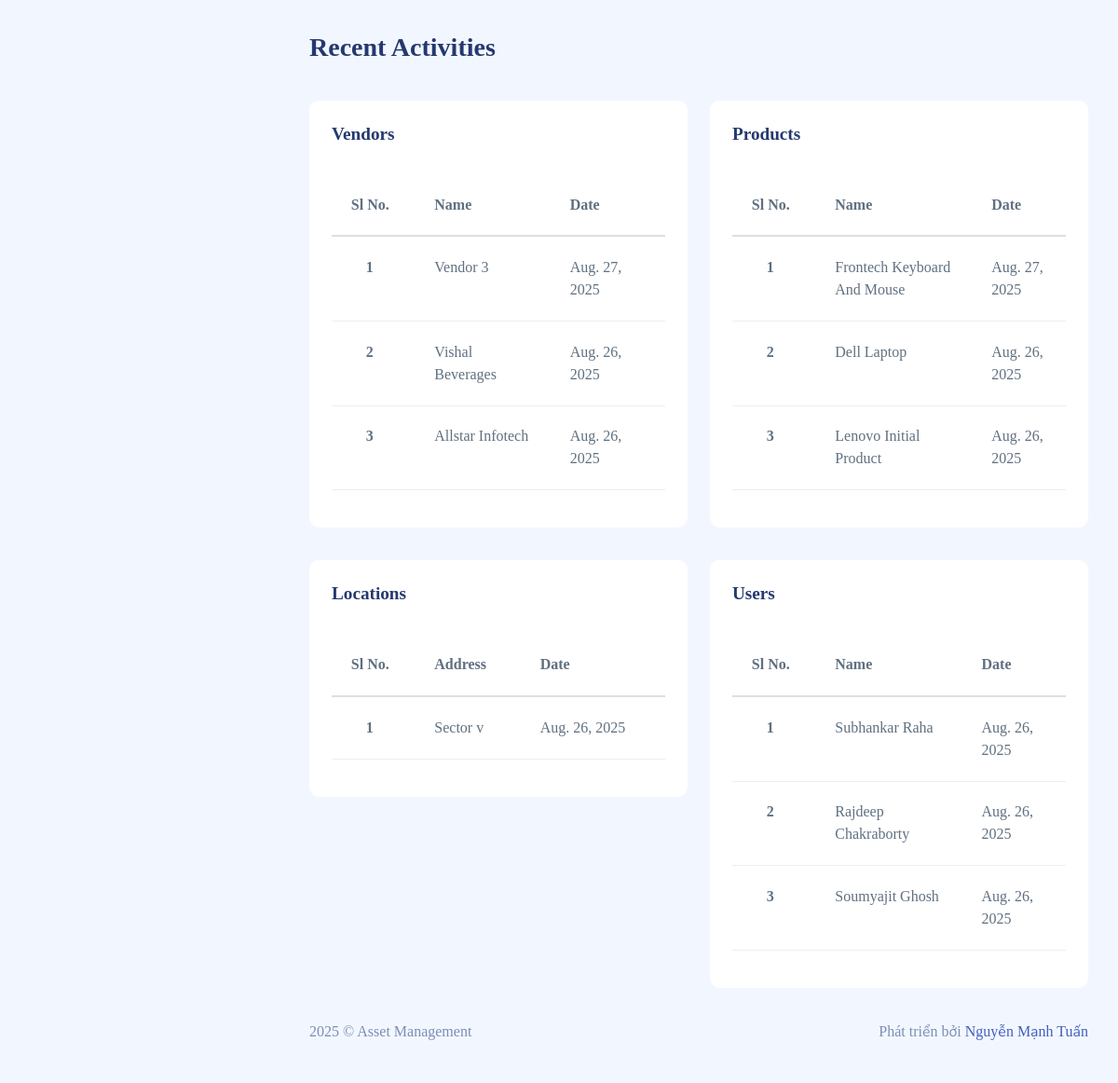
The app's page / (signed in, lower part), older data.
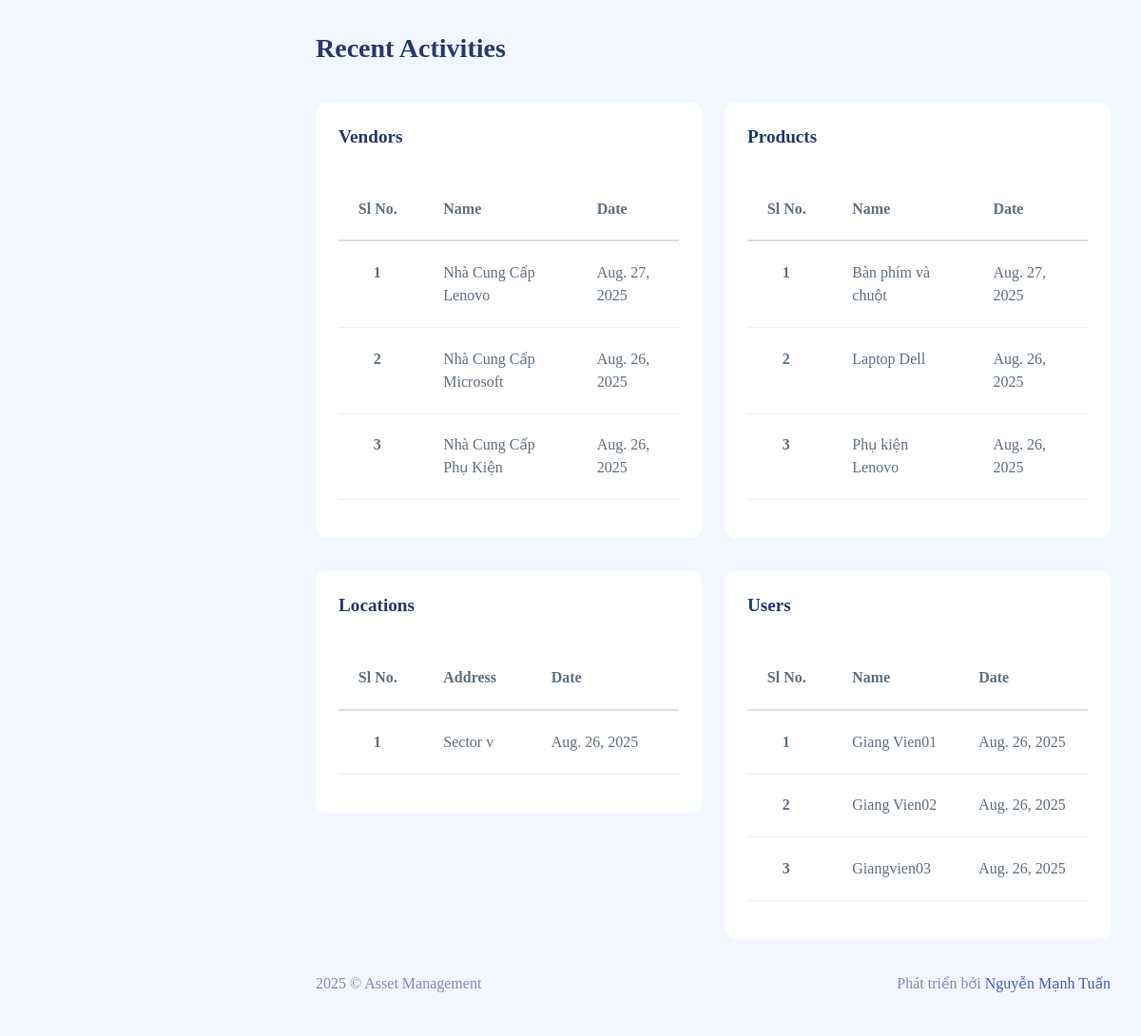
The same page, newer data.
### vendors/models.py (models this page shows, shortened)
class Vendor(TimeStampModel, SoftDeleteModel):
    id = models.UUIDField(primary_key=True, default=uuid.uuid4, editable=False)
    name = models.CharField(max_length=255, blank=True, null=True)
    email = models.CharField(max_length=255, blank=True, null=True)
    phone = models.CharField(max_length=45, blank=True, null=True)
    contact_person = models.CharField(max_length=255, blank=True, null=True)
    designation = models.CharField(max_length=255, blank=True, null=True)
    gstin_number = models.CharField(max_length=45, blank=True, null=True)
    description = models.TextField(blank=True, null=True)
    address = models.ForeignKey(
        Address, on_delete=models.CASCADE, blank=True, null=True)
    organization = models.ForeignKey(
        Organization, models.DO_NOTHING, blank=True, null=True)
    history = HistoricalRecords()

### products/models.py (models this page shows, shortened)
class Product(TimeStampModel, SoftDeleteModel):
    id = models.UUIDField(primary_key=True, default=uuid.uuid4, editable=False)
    name = models.CharField(max_length=255, blank=True, null=True)
    product_picture = ResizedImageField(upload_to=path_and_rename, blank=True, null=True)
    manufacturer = models.CharField(max_length=255, blank=True, null=True)
    model=models.CharField(max_length=100,  blank=True, null=True)
    eol=models.IntegerField(blank=True,null=True)
    description = models.TextField(blank=True, null=True)
    product_category = models.ForeignKey(ProductCategory, models.DO_NOTHING, blank=True, null=True)
    product_type = models.ForeignKey(ProductType, models.DO_NOTHING, blank=True, null=True)
    organization = models.ForeignKey(Organization, models.DO_NOTHING, blank=True, null=True)
    history = HistoricalRecords()

### authentication/models.py (models this page shows, shortened)
class User(AbstractBaseUser, PermissionsMixin, TimeStampModel, SoftDeleteModel):
    id = models.UUIDField(primary_key=True, default=uuid.uuid4, editable=False)
    email = models.EmailField(max_length=255, unique=True)
    username = models.CharField(max_length=255 , blank=True, null=True)
    full_name = models.CharField(max_length=255, blank=True, null=True)
    phone = models.CharField(max_length=255, blank=True, null=True)
    profile_pic = ResizedImageField(upload_to=path_and_rename, blank=True, null=True)
    employee_id = models.CharField(max_length=45, blank=True, null=True)
    is_active = models.BooleanField(default=False)
    is_staff = models.BooleanField(default=False)
    organization = models.ForeignKey(Organization, models.DO_NOTHING, blank=True, null=True)
    address = models.ForeignKey(Address, models.DO_NOTHING, blank=True, null=True)
    location = models.ForeignKey(Location, models.DO_NOTHING, blank=True, null=True)
    department = models.ForeignKey(Department, models.DO_NOTHING, blank=True, null=True)
    access_level = models.BooleanField(choices=BOOL_CHOICES,default=False)
    role = models.ForeignKey(Role, models.DO_NOTHING, related_name='role', blank=True, null=True)
    objects = UserManager()
    history = HistoricalRecords()
    USERNAME_FIELD = 'email'
    REQUIRED_FIELDS = ['full_name', 'phone', 'username']

### authentication/views.py (the view)
# urls.py: path('', views.index, name = 'index'),
@login_required
def index(request):
    all_asset_cost = 0
    today = datetime.now()
    time_threshold = datetime.now() + timedelta(days=30)
    expiring_assets = Asset.undeleted_objects.filter(Q(organization=None) | Q(organization=request.user.organization, warranty_expiry_date__lt=time_threshold)).exclude(
        warranty_expiry_date__lt=today).order_by('warranty_expiry_date')
    all_asset_list = Asset.undeleted_objects.filter(Q(organization=None) | Q(
        organization=request.user.organization))
    asset_count = all_asset_list.count()
    for asset in all_asset_list:
        all_asset_cost = all_asset_cost + asset.price
    all_product_list = Product.undeleted_objects.filter(Q(organization=None) | Q(
        organization=request.user.organization))
    latest_product_list = Product.undeleted_objects.filter(Q(organization=None) | Q(
        organization=request.user.organization)).order_by('created_at').reverse()[0:5]
    product_count = all_product_list.count()
    all_vendor_list = Vendor.undeleted_objects.filter(Q(organization=None) | Q(
        organization=request.user.organization))
    latest_vendor_list = Vendor.undeleted_objects.filter(Q(organization=None) | Q(
        organization=request.user.organization)).order_by('created_at').reverse()[0:5]
    vendor_count = all_vendor_list.count()
    location_list = Location.undeleted_objects.filter(Q(organization=None) | Q(
        organization=request.user.organization))
    all_location_list = Location.undeleted_objects.filter(Q(organization=None) | Q(
        organization=request.user.organization)).order_by('created_at').reverse()[0:5]
    location_count = location_list.count()
    assign_assets = AssignAsset.objects.filter(Q(asset__organization=None) | Q(
        asset__organization=request.user.organization))
    assign_assets_counts = assign_assets.count()
    unassign_assets_count = asset_count - assign_assets_counts
    users_list = User.undeleted_objects.filter(Q(organization=None) | Q(
        organization=request.user.organization)).exclude(is_superuser=True)
    latest_users_list = User.undeleted_objects.filter(Q(organization=None) | Q(organization=request.user.organization)).exclude(
        is_superuser=True).order_by('created_at').reverse()[0:5]
    users_count = users_list.count()
    context = {
        'sidebar': 'index',
        'product_count': product_count,
        'vendor_count': vendor_count,
        'asset_count': asset_count,
        'location_count': location_count,
        'all_asset_cost': all_asset_cost,
        'latest_vendor_list': latest_vendor_list,
        'latest_product_list': latest_product_list,
        'all_location_list': all_location_list,
        'assign_assets_counts': assign_assets_counts,
        'unassign_assets_count': unassign_assets_count,
        'latest_users_list': latest_users_list,
        'users_count': users_count,
        'expiring_assets': expiring_assets,
        'title': 'Dashboard'
    }
    return render(request, 'index.html', context=context)

### dashboard/models.py (called while the page is built)
    def get_queryset(self):
        return super().get_queryset().filter(is_deleted=False)

### templates/index.html (shortened to what the changed rows need)
{% extends 'layouts/main-layout.html' %}
{% block content %}
<div class="page-content">
    <section class="row">
        <div class="col-12 col-lg-12">
            <br>
            <br>
            <div class="row">
                {% if perms.authentication.view_vendor or perms.authentication.add_vendor or perms.authentication.edit_vendor or perms.authentication.delete_vendor %}
                <div class="col-12 col-xl-6">
                    <div class="card">
                        <div class="card-body">
                            <div class="table-responsive">
                                <table class="table table-hover table-lg">
                                    <thead>
                                        <tr>
                                            <th>Sl No.</th>
                                            <th>Name</th>
                                            <th>Date</th>
                                        </tr>
                                    </thead>
                                    <tbody>
                                        {% for vendor in latest_vendor_list %}
                                            <tr>
                                                <td class="col-3">
                                                    <div class="d-flex align-items-center">
                                                        <p class="font-bold ms-3 mb-0">{{forloop.counter}}</p>
                                                    </div>
                                                </td>
                                                <td class="col-auto">
                                                    <p class="mb-0">
                                                        {{vendor.name}}
                                                    </p>
                                                </td>
                                                <td class="col-auto">
                                                    <p class="mb-0">
                                                        {{vendor.created_at.date}}
                                                    </p>
                                                </td>
                                            </tr>
                                         {% endfor %}
                                    </tbody>
                                </table>
                            </div>
                        </div>
                    </div>
                </div>
                {% endif %}
                {% if perms.authentication.view_product or perms.authentication.add_product or perms.authentication.edit_product or perms.authentication.delete_product %}
                <div class="col-12 col-xl-6">
                    <div class="card">
                        <div class="card-body">
                            <div class="table-responsive">
                                <table class="table table-hover table-lg">
                                    <thead>
                                        <tr>
                                            <th>Sl No.</th>
                                            <th>Name</th>
                                            <th>Date</th>
                                        </tr>
                                    </thead>
                                    <tbody>
                                        {% for product in latest_product_list %}
                                            <tr>
                                                <td class="col-3">
                                                    <div class="d-flex align-items-center">
                                                        <p class="font-bold ms-3 mb-0">{{forloop.counter}}</p>
                                                    </div>
                                                </td>
                                                <td class="col-auto">
                                                    <p class="mb-0">
                                                    {{product.name}}
                                                    </p>
                                                </td>
                                                <td class="col-auto">
                                                    <p class="mb-0">
                                                        {{product.created_at.date}}
                                                    </p>
                                                </td>
                                            </tr>
                                        {% endfor %}
                                    </tbody>
                                </table>
                            </div>
                        </div>
                    </div>
                </div>
                {% endif %}
                {% if perms.authentication.view_location or perms.authentication.add_location or perms.authentication.edit_location or perms.authentication.delete_location %}
                <div class="col-12 col-xl-6">
                    <div class="card">
                        <div class="card-body">
                            <div class="table-responsive">
                                <table class="table table-hover table-lg">
                                    <thead>
                                        <tr>
                                            <th>Sl No.</th>
                                            <th>Address</th>
                                            <th>Date</th>
                                        </tr>
                                    </thead>
                                </table>
                            </div>
                        </div>
                    </div>
                </div>
                {% endif %}
                {% if request.user.is_superuser %}
                <div class="col-12 col-xl-6">
                    <div class="card">
                        <div class="card-body">
                            <div class="table-responsive">
                                <table class="table table-hover table-lg">
                                    <thead>
                                        <tr>
                                            <th>Sl No.</th>
                                            <th>Name</th>
                                            <th>Date</th>
                                        </tr>
                                    </thead>
                                    <tbody>
                                        {% for users in latest_users_list %}
                                        <tr>
                                            <td class="col-3">
                                                <div class="d-flex align-items-center">
                                                    <p class="font-bold ms-3 mb-0">{{forloop.counter}}</p>
                                                </div>
                                            </td>
                                            <td class="col-auto">
                                                <p class="mb-0">
                                                    {{users.full_name}}
                                                </p>
                                            </td>
                                            <td class="col-auto">
                                                <p class="mb-0">
                                                    {{users.created_at.date}}
                                                </p>
                                            </td>
                                        </tr>
                                        {% endfor %}
                                    </tbody>
                                </table>
                            </div>
                        </div>
                    </div>
                </div>
            {% endif %}
            </div>
        </div>
    </section>
</div>
{% endblock content %}

Row changes from the older to the newer data that the page shows:
changed Vendor: name "Vendor 3" → "Nhà Cung Cấp Lenovo"
changed Vendor: name "Vishal Beverages" → "Nhà Cung Cấp Microsoft"
changed Vendor: name "Allstar Infotech" → "Nhà Cung Cấp Phụ Kiện"
changed Product: name "Frontech Keyboard And Mouse" → "Bàn phím và chuột"
changed Product: name "Dell Laptop" → "Laptop Dell"
changed Product: name "Lenovo Initial Product" → "Phụ kiện Lenovo"
changed User: full_name "Subhankar Raha" → "Giang Vien01"
changed User: full_name "Rajdeep Chakraborty" → "Giang Vien02"
changed User: full_name "Soumyajit Ghosh" → "Giangvien03"
